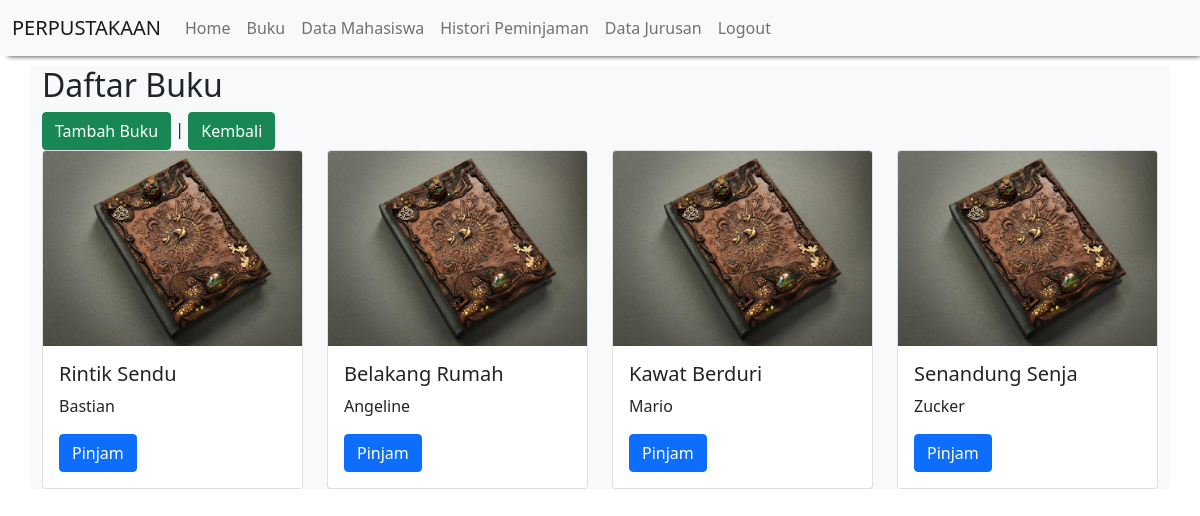
The page /buku.php (signed in) on the database its author committed.
### tables this page shows
CREATE TABLE `buku` (
  `id_buku` int(10) NOT NULL,
  `judul_buku` varchar(20) NOT NULL,
  `Pengarang` varchar(20) NOT NULL
);

### buku.php (the view)
<?php
    include "header.php";
?>
<h2>Daftar Buku</h2>
<a href="tambah_buku.php" onclick="return confirm('Apakah anda yakin menambah data ini?')" class="btn btn-success">Tambah Buku</a> | <a href="home.php" class="btn btn-success"> Kembali </a>
<div class="row">
	<?php
	include "koneksi.php";
	$qry_buku=mysqli_query($conn, "select * from buku");
	while($dt_buku=mysqli_fetch_array($qry_buku)){
		?>
		<div class="col-md-3">
			<div class="card">
				<img src="buku/JU.jpg" class="card-img-top">
				<div class="card-body">
					<h5 class="card-title"><?=$dt_buku['judul_buku']?></h5>
					<p class="card-text"><?=substr($dt_buku['Pengarang'],0, 20)?></p>
					<a href="pinjam_buku.php?id_buku=<?=$dt_buku['id_buku']?>" class="btn btn-primary">Pinjam</a>
				</div>
			</div>
		</div>
		<?php
	}
	?>
</div>
<?php
include "footer.php";
?>

### header.php (shortened to what this page needs)
<!DOCTYPE html>
<html>
<head>
	<link href="https://cdn.jsdelivr.net/npm/bootstrap@5.0.2/dist/css/bootstrap.min.css" rel="stylesheet">
</head>
<body>
    <nav class="navbar navbar-expand-lg navbar-light bg-light" style="box-shadow: 4px 4px 5px -4px;">
    	<div class="container-fluid">
    		<a class="navbar-brand" href="#">PERPUSTAKAAN</a>
    		<div class="collapse navbar-collapse" id="navbarNav">
    			<ul class="navbar-nav">
    				<li class="nav-item">
    					<a class="nav-link avtive" aria-current="page" href="home.php">Home</a>
    				</li>
    				<li class="nav-item">
    					<a class="nav-link" aria-current="page" href="buku.php">Buku</a>
    				</li>
    				<li class="nav-item">
    					<a class="nav-link" aria-current="page" href="tampil_mahasiswa.php">Data Mahasiswa</a>
    				</li>
					<li class="nav-item">
                        <a class="nav-link" aria-current="page" href="histori_peminjaman.php">Histori Peminjaman</a>
                    </li>
                    <li class="nav-item">
                        <a class="nav-link" aria-current="page" href="tampil_jurusan.php">Data Jurusan</a>
                    </li>
    				<li class="nav-item">
    					<a class="nav-link" aria-current="page" href="logout.php">Logout</a>
    				</li>
    			</ul>
    		</div>
    	</div>
    </nav>
    <div class="container bg-light rounded" style="margin-top: 10px">
</body>
</html>

### footer.php (shortened to what this page needs)
</body>
</html>

### rows shown on the page
buku: judul_buku "Rintik Sendu", Pengarang "Bastian"
buku: judul_buku "Belakang Rumah", Pengarang "Angeline"
buku: judul_buku "Kawat Berduri", Pengarang "Mario"
buku: judul_buku "Senandung Senja", Pengarang "Zucker"
